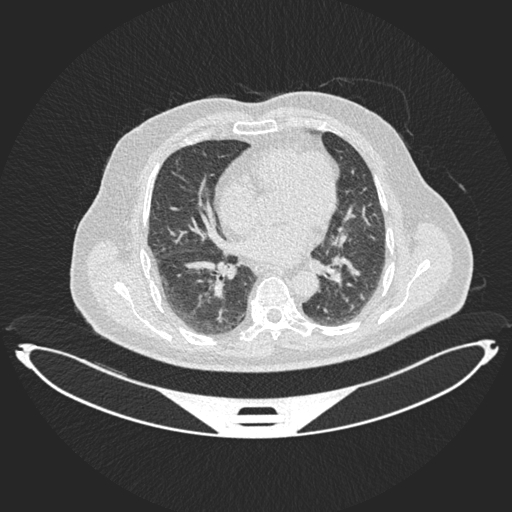
#> input picture python-codes/ML_CODE/NN/datasets/The IQ-OTHNCCD lung cancer dataset/Bengin cases/Bengin case (1).jpg, 512 x 512 px; its folder holds 5 pictures in this run; the run also reads 1 picture not shown here
$ jupyter execute --allow-errors CNN_Lungs-Cancer.ipynb
#> lines starting #> are read from the running program, lines starting #| are printed output that depends on the picture
[cell 1]
import os
import cv2
import numpy as np

from sklearn.model_selection import train_test_split
from tensorflow.keras.models import Sequential
from tensorflow.keras.layers import Conv2D, MaxPooling2D, Flatten, Dense, Dropout
from tensorflow.keras.utils import to_categorical

from sklearn.ensemble import RandomForestClassifier
from sklearn.datasets import make_classification
from sklearn.svm import SVC
from sklearn.metrics import accuracy_score
from sklearn.model_selection import train_test_split

[cell 2]
def load_images_from_dir(directory, label):
#> called with label = 0
    images = []
    labels = []
    for filename in os.listdir(directory):
        if filename.endswith(".jpg") or filename.endswith(".png"):
            img_path = os.path.join(directory, filename)
            img = cv2.imread(img_path, cv2.IMREAD_GRAYSCALE)
#> img is the input picture: shape (512, 512); min 37, max 255, mean 96.9
            if img is not None:
                img = cv2.resize(img, (128, 128))  # Resize images to a fixed size
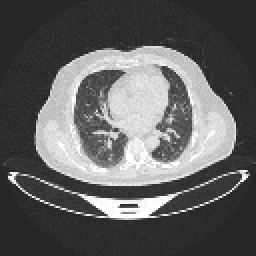
#> img: shape (128, 128) (shown 2 times larger); min 37, max 255, mean 97
                images.append(img)
                labels.append(label)
#> pass 2 of the loop in load_images_from_dir, `for filename in os.listdir(directory):`:
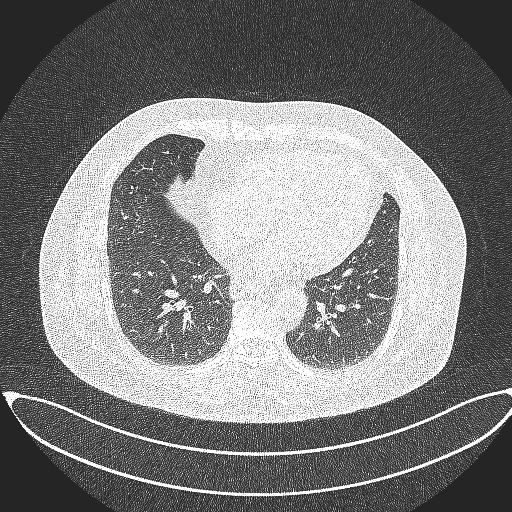
#> input picture python-codes/ML_CODE/NN/datasets/The IQ-OTHNCCD lung cancer dataset/Bengin cases/Bengin case (101).jpg, 512 x 512 px
#> in load_images_from_dir, img is the input picture: shape (512, 512); min 36, max 255, mean 125.6
#> in load_images_from_dir, `img = cv2.resize(img, (128, 128))`:
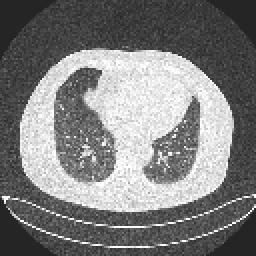
#> img: shape (128, 128) (shown 2 times larger); min 37, max 255, mean 125.9
#> pass 3 of the loop in load_images_from_dir, `for filename in os.listdir(directory):`:
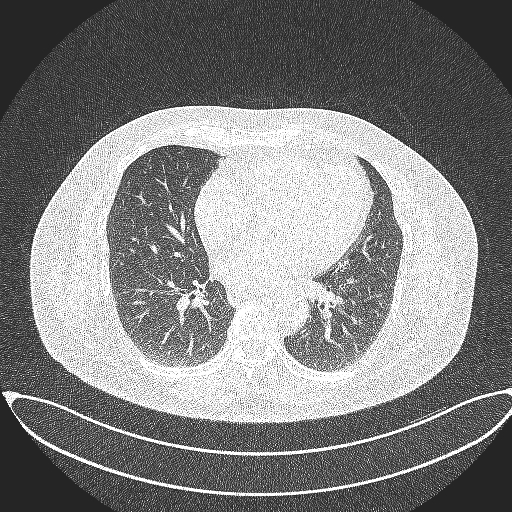
#> input picture python-codes/ML_CODE/NN/datasets/The IQ-OTHNCCD lung cancer dataset/Bengin cases/Bengin case (102).jpg, 512 x 512 px
#> in load_images_from_dir, img is the input picture: shape (512, 512); min 36, max 255, mean 128.7
#> in load_images_from_dir, `img = cv2.resize(img, (128, 128))`:
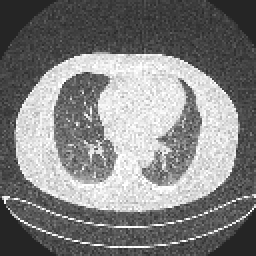
#> img: shape (128, 128) (shown 2 times larger); min 37, max 255, mean 128.9
#> the loop made 5 passes; the first 3 are shown
    return images, labels

[cell 3]
benign_dir = r"./datasets/The IQ-OTHNCCD lung cancer dataset/Bengin cases"
malignant_dir = r"./datasets/The IQ-OTHNCCD lung cancer dataset/Malignant cases"
normal_dir = r"./datasets/The IQ-OTHNCCD lung cancer dataset/Normal cases"

[cell 4]
benign_images, benign_labels = load_images_from_dir(benign_dir, label=0)  # Assign label 0 for benign cases
#> (the rest of this cell did not finish here and is left out)

#> `plt.show()`:
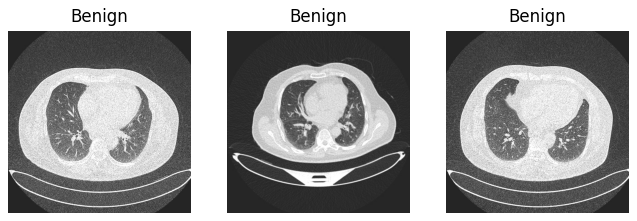
#> figure drawn by matplotlib, 3 panels
#> pass 2 of the loop `for category, image_dir in categories.items():`:
normal_images, normal_labels = load_images_from_dir(normal_dir, label=2)  # Assign label 2 for normal cases

#> (a cell that did not finish here is left out)

#> (a cell that did not finish here is left out)

#> (a cell that did not finish here is left out)

# VISUALIZATION

[cell 8]
import pandas as pd
import plotly.express as px
import matplotlib.pyplot as plt

[cell 9]
# Define the categories and their corresponding image paths
categories = {
    "Benign": benign_dir,
    "Malignant": malignant_dir,
    "Normal": normal_dir
}

# Iterate over categories
#> (the rest of this cell did not finish here and is left out)
